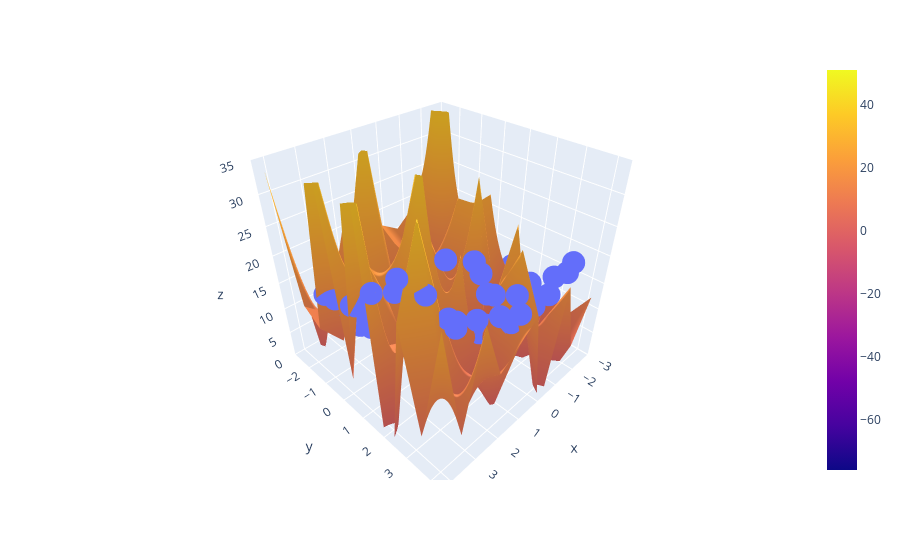

The notebook cell saved with this chart:
### Code cell
fig = px.scatter_3d(x=x.ravel(), y=y.ravel(), z=z.ravel())

fig.add_trace(go.Surface(x = x_input, y = y_input, z =z_final))
fig.update_layout(scene = dict(zaxis = dict(range=[0,35])))

fig.show()
